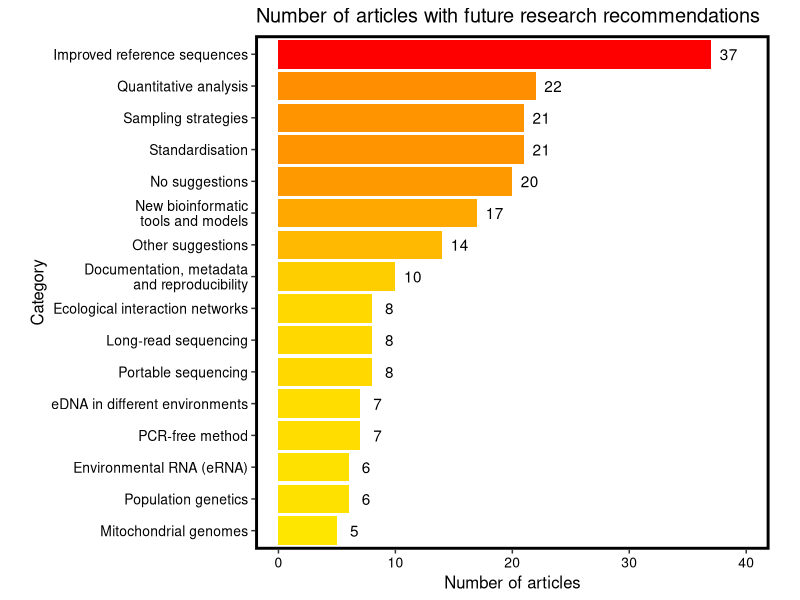

This figure's R source:
#!/usr/bin/env Rscript

library(ggplot2)
library(cowplot)

infile <- read.csv("RecommendationCategories.tsv", header=T, sep="\t")

svg("Förslag.en.svg")
ggplot(infile, aes(x=reorder(Category, NumberOfPapers), y=NumberOfPapers)) +
	geom_col(aes(fill=NumberOfPapers)) +
	coord_flip() +
	geom_text(aes(label=NumberOfPapers), nudge_y = 1.5) +
	scale_fill_gradient2(mid="yellow", high="red") +
	scale_x_discrete(labels=c("Mitochondrial genomes",
				"Population genetics",
				"Environmental RNA (eRNA)",
				"PCR-free method",
				"eDNA in different environments",
				"Portable sequencing",
				"Long-read sequencing",
				"Ecological interaction networks",
				"Documentation, metadata\nand reproducibility",
				"Other suggestions",
				"New bioinformatic\ntools and models",
				"No suggestions",
				"Standardisation",
				"Sampling strategies",
				"Quantitative analysis",
				"Improved reference sequences")) +
	labs(x = "Category", y="Number of articles",
		title = "Number of articles with future research recommendations") +
	background_grid(major = "none", minor = "none") +
	scale_y_continuous(breaks=seq(0,40,10), limits=c(0,40)) +
	panel_border(colour = "black", size = 2) +
	theme(plot.title = element_text(hjust = 0.1)) +
	theme(panel.spacing = unit(0.1, "lines")) +
	theme(text=(element_text(size=12))) +
	theme(axis.text=(element_text(size=10, colour = "Black"))) +
	theme(panel.background = element_blank()) +
	theme(legend.position="none") +
	theme(aspect.ratio=1)
dev.off()
